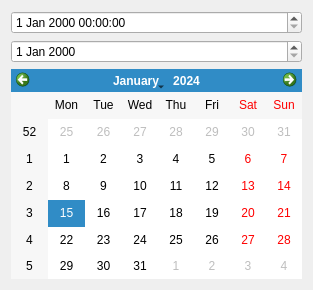
<?xml version="1.0" encoding="UTF-8"?>
<ui version="4.0">
 <class>DateTimeDialog</class>
 <widget class="QDialog" name="DateTimeDialog">
  <property name="geometry">
   <rect>
    <x>0</x>
    <y>0</y>
    <width>313</width>
    <height>290</height>
   </rect>
  </property>
  <property name="windowTitle">
   <string>Dialog</string>
  </property>
  <layout class="QVBoxLayout" name="verticalLayout">
   <item>
    <widget class="QDateTimeEdit" name="dateTimeEdit"/>
   </item>
   <item>
    <widget class="QDateEdit" name="dateEdit"/>
   </item>
   <item>
    <widget class="QCalendarWidget" name="calendarWidget"/>
   </item>
  </layout>
 </widget>
 <resources/>
 <connections/>
</ui>
